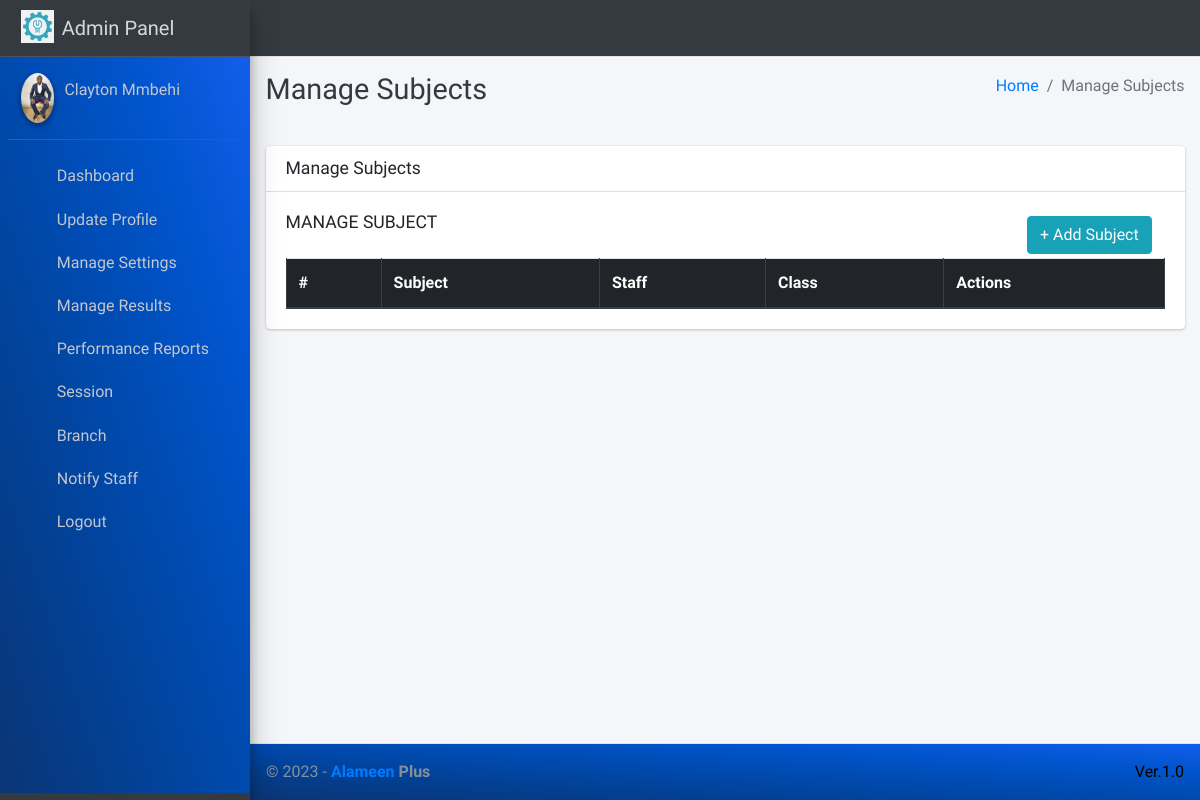
Page /subject/manage/ (signed in) on the earlier database version.
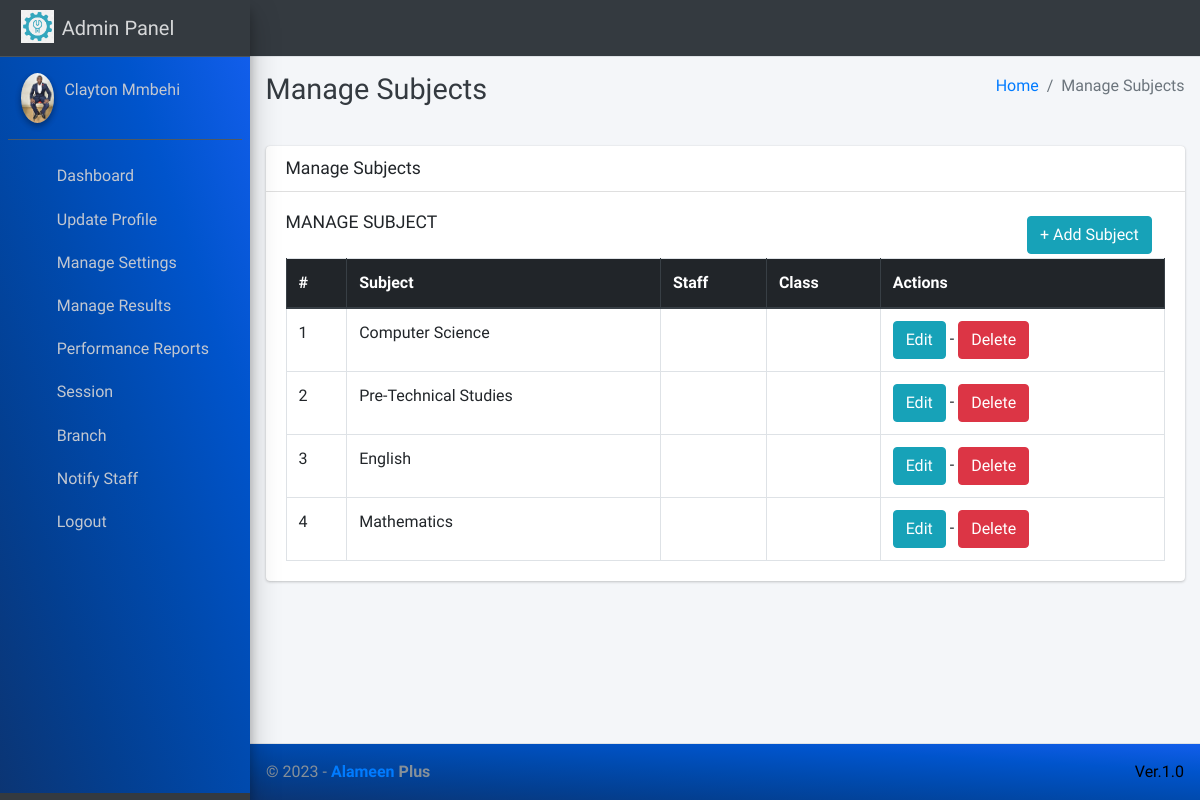
Same page on the later database version.
### main_app/models.py (models this page shows, shortened)
class Subject(models.Model):
    name = models.CharField(max_length=120)
    updated_at = models.DateTimeField(auto_now=True)
    created_at = models.DateTimeField(auto_now_add=True)

### main_app/hod_views.py (the view)
# urls.py: path("subject/manage/", hod_views.manage_subject, name='manage_subject'),
@login_required(redirect_field_name="user_login")
def manage_subject(request):
    subjects = Subject.objects.all()
    context = {
        'subjects': subjects,
        'page_title': 'Manage Subjects'
    }
    return render(request, "hod_template/manage_subject.html", context)

### main_app/models.py (called while the page is built)
    def __str__(self):
        return  self.first_name + " " + self.last_name

### main_app/templates/hod_template/manage_subject.html
{% extends 'main_app/base.html' %}
{% load static %}
{% block page_title %}{{page_title}}{% endblock page_title %}
{% block content %}
<section class="content">
    <div class="container-fluid">
        <div class="row">
            <div class="col-md-12">
                <div class="card">
                    <div class="card-header">
                        <h3 class="card-title">{{page_title}}</h3>
                    </div>
                    <div class="card-body">
                        <div class="row">
                            <div class="col-md-10">
                                <h3 class="card-title">MANAGE SUBJECT</h3>
                            </div>
                            <div class="col-md-2 p-1">
                                <a class="btn btn-info" href="{% url 'add_subject' %}"> + Add Subject</a>
                            </div>
                        </div>
                        <table id="example2" class="table table-bordered table-hover">
                            <thead class="thead-dark">
                                <tr>
                                    <th>#</th>
                                    <th>Subject</th>
                                    <th>Staff</th>
                                    <th>Class</th>
                                    <th>Actions</th>
                                </tr>
                            </thead>
                            <tbody>
                                {% for subject in subjects %}
                                <tr>
                                    <td>{{ forloop.counter }}</td>
                                    <td>{{subject.name}}</td>
                                    <td>{{subject.staff.admin}}</td>
                                    <td>{{subject.class_name}}</td>
                                    <td>
                                        <a href="{% url 'edit_subject' subject.id %}" class="btn btn-info">Edit</a> -
                                        <a href="{% url 'delete_subject' subject.id %}" onclick="return confirm('Are you sure you want to delete this ?')" class="btn btn-danger">Delete</a>
                                    </td>
                                </tr>
                                {% endfor %}
                            </tbody>
                        </table>
                    </div>
                </div>
            </div>
        </div>
    </div>
</section>
{% endblock content %}

Differences in the rows shown:
added Subject: name "Computer Science"
added Subject: name "Pre-Technical Studies"
added Subject: name "English"
added Subject: name "Mathematics"
